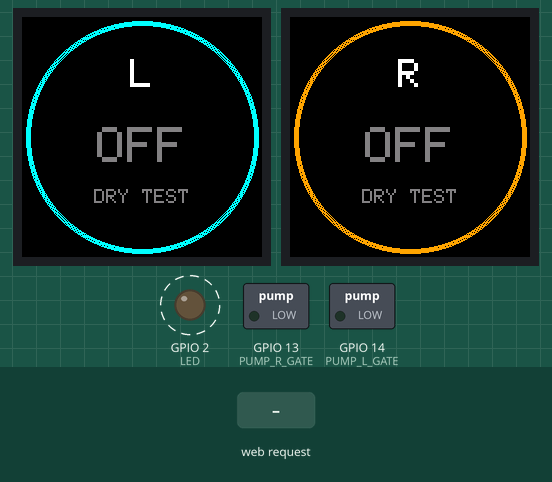
Simulated run of this sketch. Board: ESP32. Parts: 2 × 240×240 colour display, switched loads named in the sketch (green lamp = pin HIGH), output pins drawn as LEDs (lit = HIGH). Dashed ring = blinking. The test bench sets the inputs (shaded band). WiFi joins after 1.5 s; servers stay silent unless stated; EEPROM starts erased; pins used as bus, display or sensor lines are not drawn; what the sketch prints to the serial monitor is not drawn.

Above: at 3.4 s.
3.5 s: HTTP request GET /sweep received
At 4.9 s:
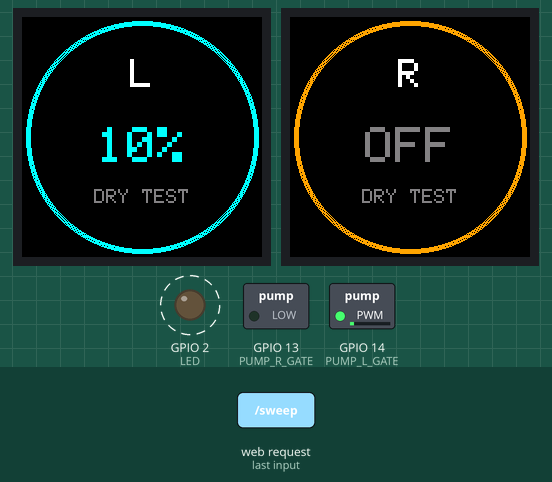
6.0 s: HTTP request GET /sweep?side=R received
At 7.76 s:
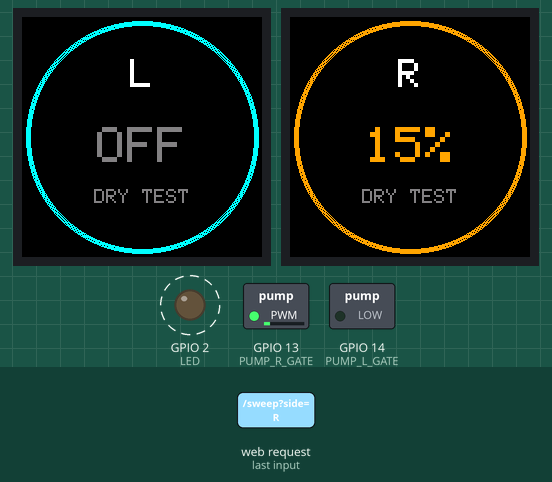
8.0 s: HTTP request GET /sweep?side=1 received
At 9.9 s:
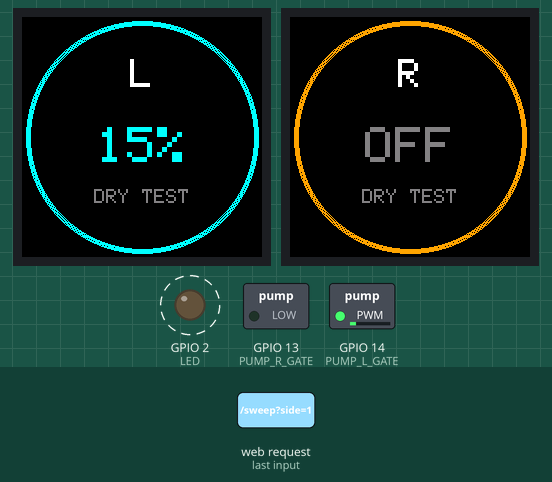
10.0 s: HTTP request GET /min?pct=120 received
At 10.8 s:
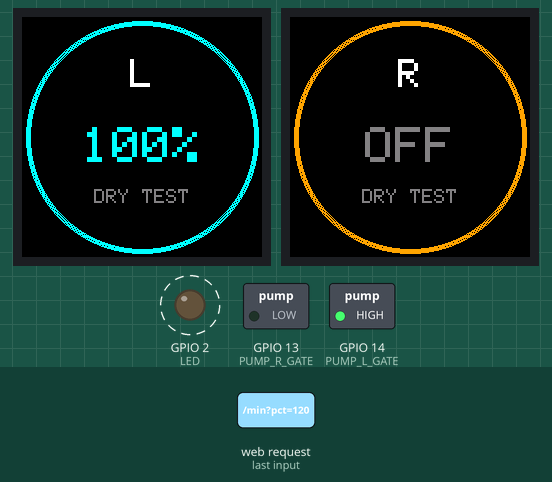
13.0 s: HTTP request GET /min received
At 13.9 s:
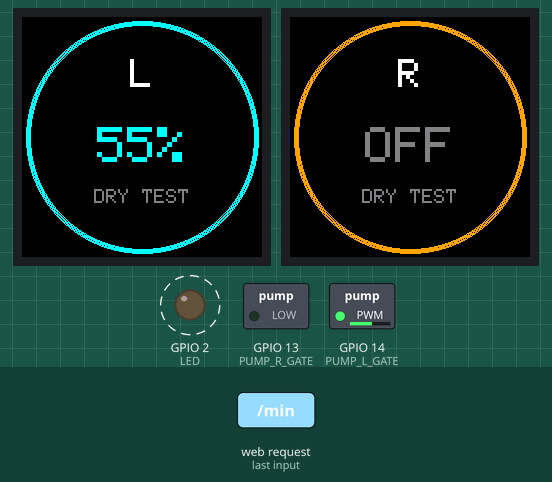
15.0 s: HTTP request GET /sweep?side=R received
At 15.89 s:
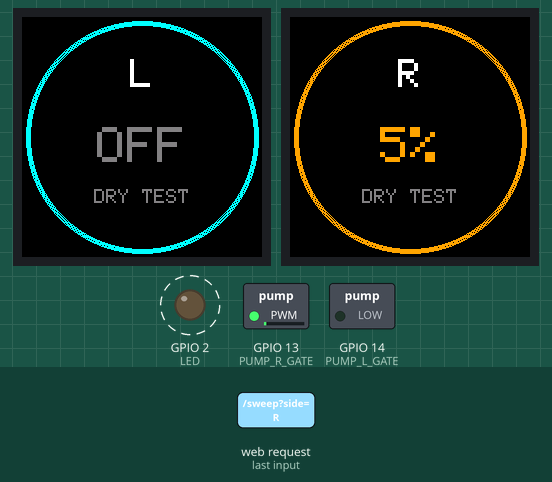
Timing chart, 0 to 22.5 s (numbered marks = the images above; inputs shaded):
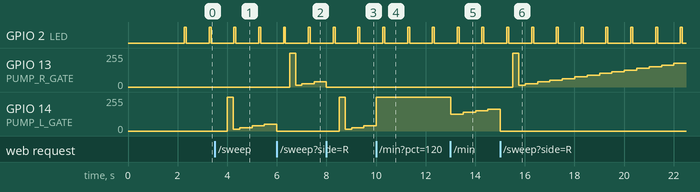

Measured:
- after the input at 3.5 s, GPIO 14 (PUMP_L_GATE): 0/255 → 255/255 after 0.50 s, → 12/255 0.25 s later, → 25/255 0.25 s later, → 38/255 0.50 s later, … (5 changes in this stretch); the display: first changes after 0.51 s (image 1 shows a later state)
- after the input at 6.0 s, GPIO 13 (PUMP_R_GATE): 0/255 → 255/255 after 0.51 s, → 12/255 0.25 s later, → 25/255 0.25 s later, → 38/255 0.50 s later; the display: first changes at once (image 2 shows a later state)
- after the input at 8.0 s, GPIO 14 (PUMP_L_GATE): 0/255 → 255/255 after 0.51 s, → 12/255 0.25 s later, → 25/255 0.25 s later, → 38/255 0.50 s later; the display: first changes at once (image 3 shows a later state)
- after the input at 13.0 s, GPIO 14 (PUMP_L_GATE): 255/255 → 127/255 at once, → 139/255 0.50 s later, → 152/255 0.50 s later, → 164/255 0.50 s later; the display: first changes at once (image 5 shows a later state)
- after the input at 15.0 s, GPIO 13 (PUMP_R_GATE): 0/255 → 255/255 after 0.51 s, → 12/255 0.25 s later, → 25/255 0.25 s later, → 38/255 0.50 s later, … (15 changes in this stretch)
- by itself, GPIO 2 (LED): alternates HIGH for 0.08 s and LOW for 0.92 s
- what the display in image 1 shows lasts 0.5 s, from 4.5 s to 5.0 s

The sketch:

bringup.ino
```cpp
// Saline Pump v1 — Stage 5 bring-up sketch (dry pump test)
//
// Adds pump control to the display/WiFi/OTA bring-up. The board now serves
// a phone-friendly test panel at http://salinepump.local (or its IP): a duty
// slider + Off/100%/Sweep per pump, an automated 0→100→0 sweep, and a big
// STOP ALL. Pump gates run LEDC PWM at 1kHz. Everything defaults OFF, and
// any manually set duty auto-stops after 30s so a forgotten browser tab
// can't leave a pump running. Screens show live duty per side. Starting a
// stopped pump below 90% fires a 250ms 100% kick-start to break roller
// stiction, then settles to the requested duty (so the sweep now shows where
// the pump HOLDS speed, not where it manages to start). Each pump has a
// "Set stall limit": drag the slider to where the pump just still holds, tap
// it, and that duty becomes a persistent (NVS) floor for nonzero commands.
//
// Stage 5 protocol (hardware.md): DRY, one pump at a time. Connect Pump L
// only, sweep it, feel that Q1 stays cold, pull the e-stop mid-run (pump
// dies, screens/ESP stay up), then repeat for R, then both together.
//
// Libraries: "Adafruit GC9A01A" + its deps (Adafruit GFX, Adafruit BusIO).
//
// WiFi: joins the house network (PidgeonsNest); falls back to its own AP
// (SalinePump-Test / primefirst) after 15s so OTA is never unreachable.
// OTA: network port "salinepump at <its IP>", password primefirst. An OTA
// update forces both pumps off before flashing. Serial only works over USB.
//
// Board: ESP32 DevKitC 30-pin. Pin map per PCB v1 (locked 2026-08-20):
//   GPIO14 = Pump L gate   GPIO13 = Pump R gate   GPIO2 = onboard LED
//   Displays (shared SPI): MOSI=23 SCK=18 DC=19 RST=15, CS L=5 / R=4
//   Display VCC + BLK to 3V3, never 5V.

#include <WiFi.h>
#include <WebServer.h>
#include <ArduinoOTA.h>
#include <Preferences.h>
#include <SPI.h>
#include <Adafruit_GFX.h>
#include <Adafruit_GC9A01A.h>

const int PUMP_L_GATE = 14;
const int PUMP_R_GATE = 13;
const int LED = 2;

const int TFT_MOSI = 23;
const int TFT_SCK = 18;
const int TFT_DC = 19;
const int TFT_RST = 15;  // shared reset line, both panels
const int TFT_CS_L = 5;
const int TFT_CS_R = 4;

const uint16_t COL_L = 0x07FF;  // cyan
const uint16_t COL_R = 0xFD20;  // orange
const uint16_t COL_DIM = 0x8410;

// 1kHz keeps MOSFET switching losses negligible (Q1/Q2 should stay cold);
// the mild motor hum at 1kHz is fine for a bench test.
const int PWM_FREQ = 1000;
const int PWM_RES = 8;  // duty 0-255
const unsigned long AUTO_STOP_MS = 30000;

// Kick-start: the peristaltic head's rollers need near-full torque to break
// away from standstill (bench test 2026-09-10: stalls below ~75% duty from
// rest, holds lower once moving). Starting a stopped pump below KICK_PCT_MAX
// gets a KICK_MS burst at 100%, then settles to the requested duty.
const int KICK_PCT_MAX = 90;
const unsigned long KICK_MS = 250;

// RST goes to the left object only: its begin() pulses the shared line and
// resets both panels, then the right begin() configures its panel without
// yanking reset again (which would wipe the left one's setup).
Adafruit_GC9A01A tftL(TFT_CS_L, TFT_DC, TFT_RST);
Adafruit_GC9A01A tftR(TFT_CS_R, TFT_DC, -1);

WebServer server(80);

int dutyPct[2] = {0, 0};  // 0 = L, 1 = R
unsigned long lastCmdMs = 0;

// Per-side kick-start state: 0 = no kick pending, else millis() deadline to
// drop from the 100% burst down to kickTarget.
unsigned long kickUntil[2] = {0, 0};
int kickTarget[2] = {0, 0};

// Per-side stall limit, found empirically with the slider: any nonzero duty
// command below it is clamped up to it. 0 = no limit set. Persisted in NVS
// so it survives reboots and OTA updates.
Preferences prefs;
int minPct[2] = {0, 0};

// Sweep state machine: -1 = idle, else the side being swept.
int sweepSide = -1;
int sweepPct = 0;
int sweepDir = 5;
unsigned long sweepLastMs = 0;

void pumpWrite(int side, int pct) {
  int pin = (side == 0) ? PUMP_L_GATE : PUMP_R_GATE;
  int duty = (255 * pct) / 100;
#if defined(ESP_ARDUINO_VERSION_MAJOR) && ESP_ARDUINO_VERSION_MAJOR >= 3
  ledcWrite(pin, duty);
#else
  ledcWrite(side, duty);  // channel number = side on the 2.x core
#endif
}

void drawCentred(Adafruit_GC9A01A &tft, const char *txt, int y, int size,
                 uint16_t colour) {
  int16_t x1, y1;
  uint16_t w, h;
  tft.setTextSize(size);
  tft.setTextColor(colour);
  tft.getTextBounds(txt, 0, 0, &x1, &y1, &w, &h);
  tft.setCursor(120 - w / 2, y - h / 2);
  tft.print(txt);
}

void drawDuty(int side) {
  Adafruit_GC9A01A &tft = (side == 0) ? tftL : tftR;
  uint16_t accent = (side == 0) ? COL_L : COL_R;
  tft.fillRect(30, 100, 180, 60, GC9A01A_BLACK);
  if (dutyPct[side] == 0) {
    drawCentred(tft, "OFF", 130, 5, COL_DIM);
  } else {
    char buf[8];
    snprintf(buf, sizeof buf, "%d%%", dutyPct[side]);
    drawCentred(tft, buf, 130, 5, accent);
  }
}

void drawFace(Adafruit_GC9A01A &tft, const char *label, uint16_t accent) {
  tft.fillScreen(GC9A01A_BLACK);
  for (int r = 112; r <= 116; r++) tft.drawCircle(120, 120, r, accent);
  drawCentred(tft, label, 58, 4, GC9A01A_WHITE);
  drawCentred(tft, "DRY TEST", 180, 2, COL_DIM);
}

void heartbeatDot(bool on) {
  tftL.fillCircle(120, 208, 4, on ? COL_L : GC9A01A_BLACK);
  tftR.fillCircle(120, 208, 4, on ? COL_R : GC9A01A_BLACK);
}

void setDuty(int side, int pct) {
  pct = constrain(pct, 0, 100);
  if (pct > 0 && pct < minPct[side]) pct = minPct[side];  // stall limit
  bool kick = (dutyPct[side] == 0 && pct > 0 && pct < KICK_PCT_MAX);
  if (kick) {
    pumpWrite(side, 100);
    kickUntil[side] = millis() + KICK_MS;
    kickTarget[side] = pct;
  } else if (kickUntil[side] && pct > 0) {
    kickTarget[side] = pct;  // slider moved mid-kick: keep the burst going
  } else {
    kickUntil[side] = 0;  // Off (or a high duty) cancels a pending kick
    pumpWrite(side, pct);
  }
  if (pct != dutyPct[side]) {
    dutyPct[side] = pct;
    drawDuty(side);
  }
  lastCmdMs = millis();
  Serial.printf("Pump %c -> %d%%%s\n", side == 0 ? 'L' : 'R', pct,
                kick ? " (kick-start)" : "");
}

void stopAll() {
  sweepSide = -1;
  setDuty(0, 0);
  setDuty(1, 0);
}

const char PAGE[] PROGMEM = R"HTML(<!doctype html><html><head>
<meta name=viewport content="width=device-width,initial-scale=1">
<title>Saline Pump dry test</title><style>
body{background:#111;color:#eee;font-family:-apple-system,sans-serif;margin:16px;text-align:center}
h1{font-size:1.15em;color:#aaa}
.pump{border:1px solid #333;border-radius:14px;padding:10px;margin:12px 0}
.pump h2{margin:4px 0}
button{font-size:1.05em;padding:12px 14px;margin:3px;border:0;border-radius:10px;background:#333;color:#eee}
.L h2,#vL{color:#0ff}.R h2,#vR{color:#f90}
.stop{background:#a00;color:#fff;font-size:1.3em;width:100%;padding:16px;margin-top:8px}
.val{font-size:2em;font-weight:700;margin:6px}
input[type=range]{width:95%;height:34px;margin:4px 0}
.lim{color:#888;display:block;margin-top:2px}
small{color:#888}
</style></head><body>
<h1>Saline Pump &mdash; Stage 5 dry test</h1>
<div class="pump L"><h2>Pump L</h2><div class=val id=vL>OFF</div>
<input type=range min=0 max=100 step=1 value=0 id=sL oninput="slide('L')">
<div><button onclick="set('L',0)">Off</button><button onclick="set('L',100)">100%</button>
<button onclick="sweep('L')">Sweep</button><button onclick="setMin('L')">Set stall limit</button></div>
<small class=lim id=mL>stall limit: none</small></div>
<div class="pump R"><h2>Pump R</h2><div class=val id=vR>OFF</div>
<input type=range min=0 max=100 step=1 value=0 id=sR oninput="slide('R')">
<div><button onclick="set('R',0)">Off</button><button onclick="set('R',100)">100%</button>
<button onclick="sweep('R')">Sweep</button><button onclick="setMin('R')">Set stall limit</button></div>
<small class=lim id=mR>stall limit: none</small></div>
<button class=stop onclick="fetch('/stop')">STOP ALL</button>
<p><small>Dry only, one pump at a time. Manual duty auto-stops after 30s.
Pull the e-stop mid-run: pump dies, this page and the screens stay up.<br>
Stall hunt: start high, drag the slider down until the pump stalls, nudge back
up one step to where it just holds, tap Set stall limit. The board then never
runs that pump below the limit. To clear a limit: slider to 0, tap Set stall limit.</small></p>
<script>
const T={};
function set(s,p){fetch('/set?side='+s+'&pct='+p)}
function sweep(s){fetch('/sweep?side='+s)}
function slide(s){clearTimeout(T[s]);const v=document.getElementById('s'+s).value;
T[s]=setTimeout(()=>set(s,v),120)}
function setMin(s){const v=document.getElementById('s'+s).value;
fetch('/min?side='+s+'&pct='+v)}
setInterval(async()=>{try{const j=await(await fetch('/status')).json();
vL.textContent=j.L?j.L+'%':'OFF';vR.textContent=j.R?j.R+'%':'OFF';
mL.textContent='stall limit: '+(j.minL?j.minL+'%':'none');
mR.textContent='stall limit: '+(j.minR?j.minR+'%':'none');
}catch(e){}},1000);
</script></body></html>)HTML";

void handleSet() {
  int side = (server.arg("side") == "R") ? 1 : 0;
  sweepSide = -1;  // a manual command cancels any running sweep
  setDuty(side, server.arg("pct").toInt());
  server.send(200, "text/plain", "ok");
}

void handleSweep() {
  int side = (server.arg("side") == "R") ? 1 : 0;
  setDuty(1 - side, 0);  // one pump at a time
  sweepSide = side;
  sweepPct = 0;
  sweepDir = 5;
  sweepLastMs = millis();
  Serial.printf("Sweep started on pump %c\n", side == 0 ? 'L' : 'R');
  server.send(200, "text/plain", "ok");
}

void handleMin() {
  int side = (server.arg("side") == "R") ? 1 : 0;
  int pct = constrain(server.arg("pct").toInt(), 0, 100);
  minPct[side] = pct;
  prefs.putInt(side == 0 ? "minL" : "minR", pct);
  Serial.printf("Pump %c stall limit -> %d%%\n", side == 0 ? 'L' : 'R', pct);
  server.send(200, "text/plain", "ok");
}

void handleStatus() {
  char buf[80];
  snprintf(buf, sizeof buf,
           "{\"L\":%d,\"R\":%d,\"minL\":%d,\"minR\":%d,\"sweep\":%d}",
           dutyPct[0], dutyPct[1], minPct[0], minPct[1], sweepSide);
  server.send(200, "application/json", buf);
}

void setup() {
  // FIRST lines, before serial, before anything: gates off.
  pinMode(PUMP_L_GATE, OUTPUT);
  digitalWrite(PUMP_L_GATE, LOW);
  pinMode(PUMP_R_GATE, OUTPUT);
  digitalWrite(PUMP_R_GATE, LOW);

  // Park both chip-selects high before either display is touched, so the
  // idle screen can't eavesdrop on the other one's init commands.
  pinMode(TFT_CS_L, OUTPUT);
  digitalWrite(TFT_CS_L, HIGH);
  pinMode(TFT_CS_R, OUTPUT);
  digitalWrite(TFT_CS_R, HIGH);

  pinMode(LED, OUTPUT);

  Serial.begin(115200);
  delay(300);
  Serial.println();
  Serial.println("Saline Pump bring-up, Stage 5. Pumps start OFF.");

  // Hand the gate pins to LEDC at duty 0. The pulldowns cover the gap
  // between reset and this point.
#if defined(ESP_ARDUINO_VERSION_MAJOR) && ESP_ARDUINO_VERSION_MAJOR >= 3
  ledcAttach(PUMP_L_GATE, PWM_FREQ, PWM_RES);
  ledcAttach(PUMP_R_GATE, PWM_FREQ, PWM_RES);
#else
  ledcSetup(0, PWM_FREQ, PWM_RES);
  ledcAttachPin(PUMP_L_GATE, 0);
  ledcSetup(1, PWM_FREQ, PWM_RES);
  ledcAttachPin(PUMP_R_GATE, 1);
#endif
  pumpWrite(0, 0);
  pumpWrite(1, 0);

  // Stall limits from NVS (set from the test panel, 0 = none).
  prefs.begin("pump", false);
  minPct[0] = prefs.getInt("minL", 0);
  minPct[1] = prefs.getInt("minR", 0);
  Serial.printf("Stall limits: L=%d%% R=%d%%\n", minPct[0], minPct[1]);

  // Claim the SPI bus with our pins (no MISO — displays are write-only,
  // and GPIO19 is busy being DC). The library's own begin() is then a no-op.
  SPI.begin(TFT_SCK, -1, TFT_MOSI, -1);
  tftL.begin(27000000);  // 27MHz; drop to 10000000 if a screen shows garbage
  tftR.begin(27000000);
  drawFace(tftL, "L", COL_L);
  drawFace(tftR, "R", COL_R);
  drawDuty(0);
  drawDuty(1);
  Serial.println("Displays up: L=cyan on CS5, R=orange on CS4");

  // Join the house WiFi. Fall back to our own AP if it doesn't take, so
  // the board is never OTA-unreachable over a typo or a router sulk.
  WiFi.mode(WIFI_STA);
  WiFi.begin("PidgeonsNest", "3b5794e3e9");
  Serial.print("Joining PidgeonsNest");
  unsigned long t0 = millis();
  while (WiFi.status() != WL_CONNECTED && millis() - t0 < 15000) {
    delay(250);
    Serial.print(".");
  }
  Serial.println();
  if (WiFi.status() == WL_CONNECTED) {
    Serial.print("WiFi up on PidgeonsNest, IP: ");
    Serial.println(WiFi.localIP());
  } else {
    WiFi.mode(WIFI_AP);
    WiFi.softAP("SalinePump-Test", "primefirst");
    Serial.print("House WiFi failed, fallback AP SalinePump-Test up, IP: ");
    Serial.println(WiFi.softAPIP());
  }

  // OTA. An update reboots the chip, and the pulldowns hold the gates
  // through the reboot, so mid-flash the pumps stay off.
  ArduinoOTA.setHostname("salinepump");
  ArduinoOTA.setPassword("primefirst");
  ArduinoOTA.onStart([]() {
    stopAll();
    Serial.println("OTA update starting, pumps forced off");
  });
  ArduinoOTA.onEnd([]() { Serial.println("OTA done, rebooting"); });
  ArduinoOTA.onError([](ota_error_t err) {
    Serial.printf("OTA error %u\n", err);
  });
  ArduinoOTA.begin();

  server.on("/", []() { server.send_P(200, "text/html", PAGE); });
  server.on("/set", handleSet);
  server.on("/sweep", handleSweep);
  server.on("/min", handleMin);
  server.on("/stop", []() {
    stopAll();
    server.send(200, "text/plain", "stopped");
  });
  server.on("/status", handleStatus);
  server.begin();

  Serial.print("Test panel: http://salinepump.local/ or http://");
  Serial.println(WiFi.status() == WL_CONNECTED ? WiFi.localIP()
                                               : WiFi.softAPIP());
}

void loop() {
  unsigned long now = millis();

  // Kick-start settle: drop from the 100% burst to the requested duty.
  for (int s = 0; s < 2; s++) {
    if (kickUntil[s] && now >= kickUntil[s]) {
      kickUntil[s] = 0;
      pumpWrite(s, kickTarget[s]);
    }
  }

  // Non-blocking heartbeat: short blink every second (LED + a dot on each
  // screen), serial ping every 5s.
  static unsigned long lastBlink = 0;
  static unsigned long lastPrint = 0;
  static bool dotOn = false;

  bool on = (now - lastBlink) < 80;
  digitalWrite(LED, on ? HIGH : LOW);
  if (on != dotOn) {
    dotOn = on;
    heartbeatDot(on);
  }
  if (now - lastBlink >= 1000) lastBlink = now;

  if (now - lastPrint > 5000) {
    lastPrint = now;
    Serial.printf("alive, L=%d%% R=%d%%\n", dutyPct[0], dutyPct[1]);
  }

  // Sweep: 5% step every 500ms, 0 -> 100 -> 0, ~20s total, ends OFF.
  if (sweepSide >= 0 && now - sweepLastMs >= 500) {
    sweepLastMs = now;
    sweepPct += sweepDir;
    if (sweepPct >= 100) {
      sweepPct = 100;
      sweepDir = -5;
    }
    setDuty(sweepSide, sweepPct);
    if (sweepPct <= 0) {
      Serial.println("Sweep done");
      sweepSide = -1;
    }
  }

  // Dead-man: a manually set duty with no fresh command for 30s stops
  // everything. Sweep steps count as commands, so sweeps never trip it.
  if ((dutyPct[0] > 0 || dutyPct[1] > 0) && sweepSide < 0 &&
      now - lastCmdMs > AUTO_STOP_MS) {
    Serial.println("Auto-stop: no command for 30s");
    stopAll();
  }

  ArduinoOTA.handle();
  server.handleClient();
}
```
